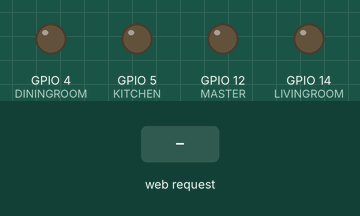
A sketch run on a simulated ESP8266 (NodeMCU). Shown: output pins drawn as LEDs (lit = HIGH). Inputs (shaded band) come from the test bench. WiFi joins after 1.5 s; servers stay silent unless stated; storage starts empty; what the sketch prints to the serial monitor is not drawn.

Above: at 2.7 s.
2.8 s: HTTP request GET /Kitchen received
At 3.3 s:
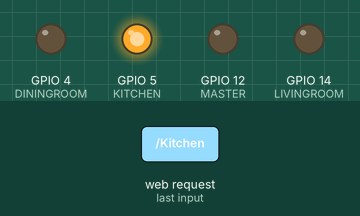
4.3 s: HTTP request GET /Diningroom received
At 5.5 s:
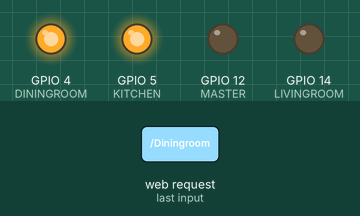
5.8 s: HTTP request GET /Livingroom received
At 6.8 s:
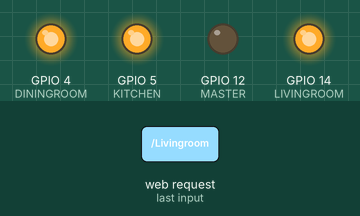
7.3 s: HTTP request GET /Master received
At 7.9 s:
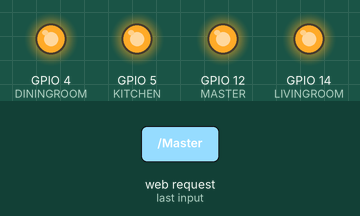
8.8 s: HTTP request GET /Kitchen received
At 10.0 s:
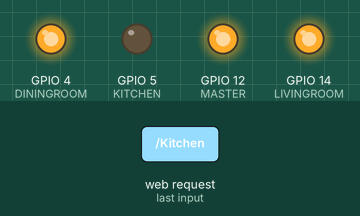
10.3 s: HTTP request GET /Allon received
At 11.4 s:
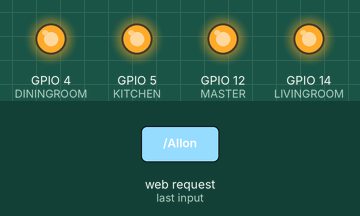
Timing chart, 0 to 12.8 s (numbered marks = the images above; inputs shaded):
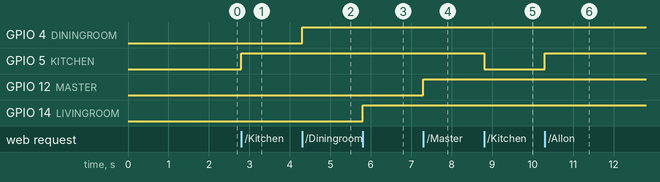

Measured:
- after the input at 2.8 s, GPIO 5 (KITCHEN): LOW → HIGH at once
- after the input at 4.3 s, GPIO 4 (DININGROOM): LOW → HIGH at once
- after the input at 5.8 s, GPIO 14 (LIVINGROOM): LOW → HIGH at once
- after the input at 7.3 s, GPIO 12 (MASTER): LOW → HIGH at once
- after the input at 8.8 s, GPIO 5 (KITCHEN): HIGH → LOW at once
- after the input at 10.3 s, GPIO 5 (KITCHEN): LOW → HIGH at once

The sketch:

CS50_LightsController.ino
```cpp
#include <ESP8266WiFi.h>
#include <ESP8266WebServer.h>
#include "LittleFS.h"

#define ON HIGH
#define OFF LOW

// WiFi connection Variables
char *ssid = "TONTOMAS";
char *pass = "1234567860";
IPAddress ESPIP;

// Assign pins to variables
uint8_t KITCHEN = 5;
uint8_t DININGROOM = 4;
uint8_t LIVINGROOM = 14;
uint8_t MASTER = 12;

// Server that will listen to port 80
ESP8266WebServer server(80);

void setup(){

  // Init pins as outputs
  pinMode(KITCHEN, OUTPUT);
  pinMode(DININGROOM, OUTPUT);
  pinMode(LIVINGROOM, OUTPUT);
  pinMode(MASTER, OUTPUT);

  // For debugging purposes, it is needed a serial channel to
  // communicate with the computer's serial monitor: initialize
  // and select a baud rate of 115200
  Serial.begin(115200);

  // Start the file sistem of the ESP
  if(!LittleFS.begin()){
    Serial.println("An Error has occurred while mounting LittleFS");
    return;
  }
  // Start connection to the wifi network with ssid and pass
  Serial.println("\n\nConfiguring server ...");
  WiFi.begin(ssid,pass);
  // Wait in this loop until there is a connection and the
  // network has assigned an IP address to the ESP
  Serial.print("Connecting to WiFi network ");
  while(WiFi.status() != WL_CONNECTED)
  {
    Serial.print(".");
    delay(500);
  }
  Serial.println("\nWiFi Connection successful!");
  // Get IP assigned to the ESP and display it on serial port
  ESPIP = WiFi.localIP();
  Serial.print("ESP IP Address: ");
  Serial.println(ESPIP);

  // Create routes and specify what function handles it
  server.on("/",root);
  server.on("/getCurrentStatus", currentStatus);
  server.on("/Kitchen",toggleKITCHENState);
  server.on("/Diningroom",toggleDININGROOMState);
  server.on("/Livingroom",toggleLIVINGROOMState);
  server.on("/Master",toggleMASTERState);
  server.on("/Allon",allon);
  server.on("/Alloff",alloff);


  // Start the server after route set up
  server.begin();
  Serial.println("\nHTTP server started ... ");
}

void loop()
{
  server.handleClient();
}

void root()
{
  File file = LittleFS.open("/index.html", "r");
  if(!file){
    Serial.println("Failed to open file for reading");
    return;
  }
  server.streamFile(file,"text/html");
  file.close();
}

void allon()
{
  digitalWrite(KITCHEN, ON);
  digitalWrite(DININGROOM, ON);
  digitalWrite(LIVINGROOM, ON);
  digitalWrite(MASTER, ON);
  server.send(204,"");
}

void alloff()
{
  digitalWrite(KITCHEN, OFF);
  digitalWrite(DININGROOM, OFF);
  digitalWrite(LIVINGROOM, OFF);
  digitalWrite(MASTER, OFF);
  server.send(204,"");
}

void currentStatus()
{
  String allStatus;
  allStatus += getKITCHENState();
  allStatus += '-';
  allStatus += getDININGROOMState();
  allStatus += '-';
  allStatus += getLIVINGROOMState();
  allStatus += '-';
  allStatus += getMASTERState();
  server.send(200,"text/plain", allStatus);
}

// KITCHEN
String getKITCHENState()
{
  String led_state = digitalRead(KITCHEN) ? "ON" : "OFF";
  return led_state;
}
void toggleKITCHENState()
{
  digitalWrite(KITCHEN,!digitalRead(KITCHEN));
  String state = getKITCHENState();
  server.send(200,"text/plain", state);
}

// DINNINGROOM
String getDININGROOMState()
{
  String led_state = digitalRead(DININGROOM) ? "ON" : "OFF";
  return led_state;
}
void toggleDININGROOMState()
{
  digitalWrite(DININGROOM,!digitalRead(DININGROOM));
  String state = getDININGROOMState();
  server.send(200,"text/plain", state);
}

// LIVINGROOM
String getLIVINGROOMState()
{
  String led_state = digitalRead(LIVINGROOM) ? "ON" : "OFF";
  return led_state;
}
void toggleLIVINGROOMState()
{
  digitalWrite(LIVINGROOM,!digitalRead(LIVINGROOM));
  String state = getLIVINGROOMState();
  server.send(200,"text/plain", state);
}

// MASTER
String getMASTERState()
{
  String led_state = digitalRead(MASTER) ? "ON" : "OFF";
  return led_state;
}
void toggleMASTERState()
{
  digitalWrite(MASTER,!digitalRead(MASTER));
  String state = getMASTERState();
  server.send(200,"text/plain", state);
}
```
